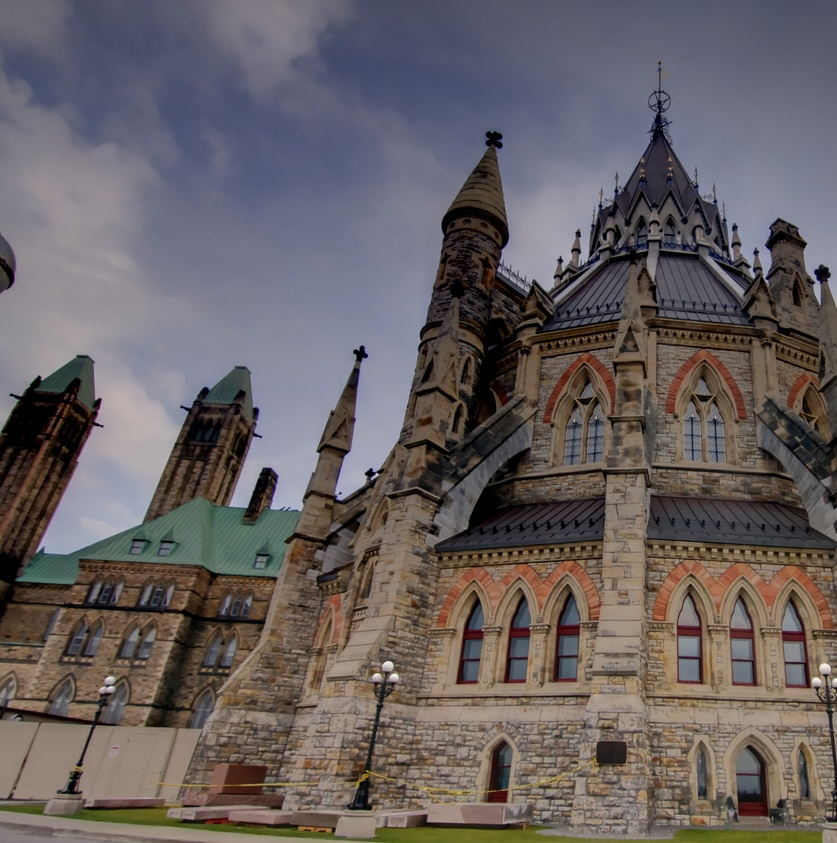
%> input picture parliament-left.jpg, 837 x 843 px, shrunk from 2556 x 2575 before the run
$ octave a2.m   (GNU Octave 9; MATLAB toolbox functions it lacks are replaced by stand-ins)
%> lines starting %> are read from the running program, lines starting %| are printed output that depends on the picture
close all;
clear;

img = imread('parliament-left.jpg');
%> img is the input picture: size 843x837x3 uint8; mean R, G, B 103.4, 96.4, 97.7
grayImg1 = rgb2gray(img);
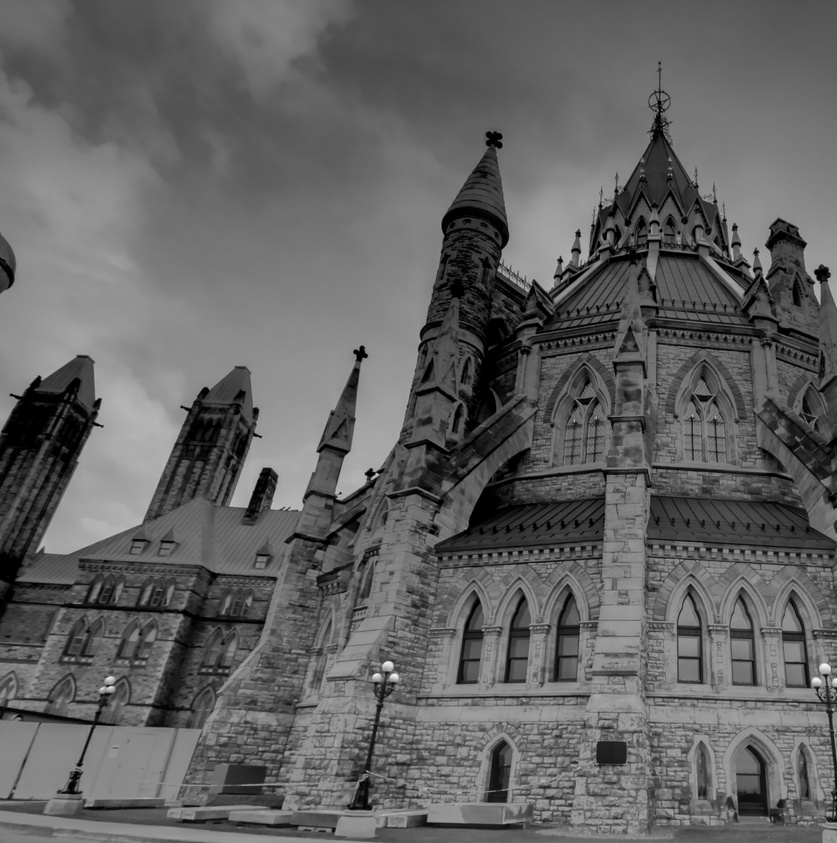
%> grayImg1: size 843x837 uint8; min 0, max 249, mean 98.7
finImg1 = im2single(grayImg1);

img = imread('parliament-right.jpg');
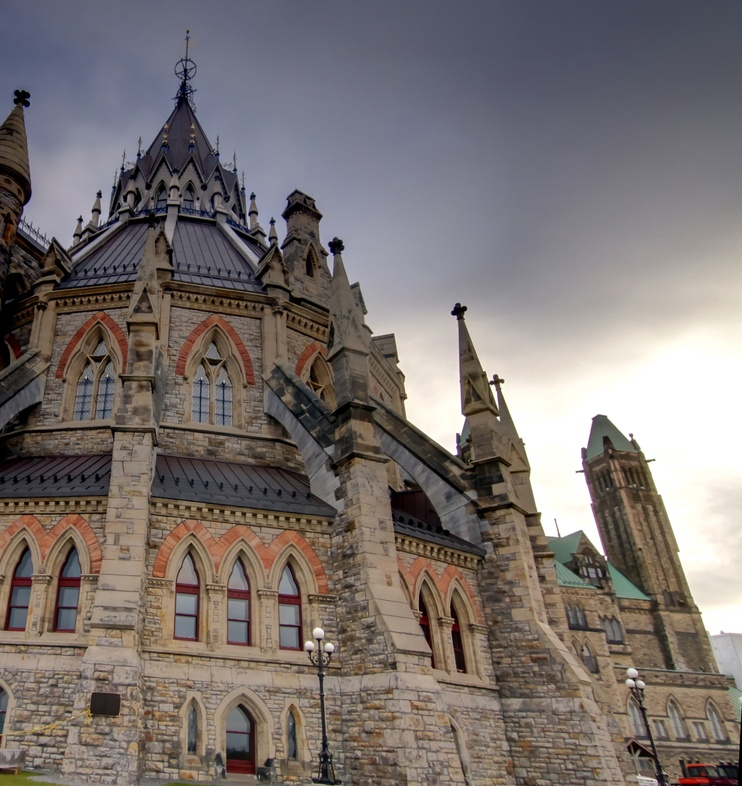
%> input picture parliament-right.jpg, 742 x 786 px, shrunk from 2266 x 2400 before the run
%> img is the input picture: size 786x742x3 uint8; mean R, G, B 122.5, 114.5, 112.2
grayImg2 = rgb2gray(img);
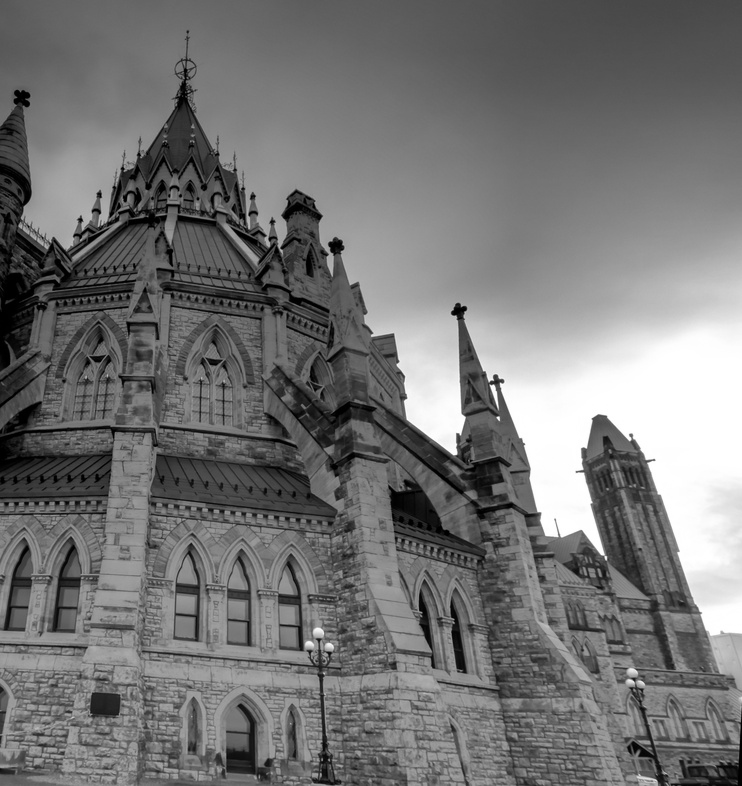
%> grayImg2: size 786x742 uint8; min 0, max 255, mean 116.6
finImg2 = im2single(grayImg2);

%run('vlfeat-0.9.21/toolbox/vl_setup');
%> (the run ends here)
